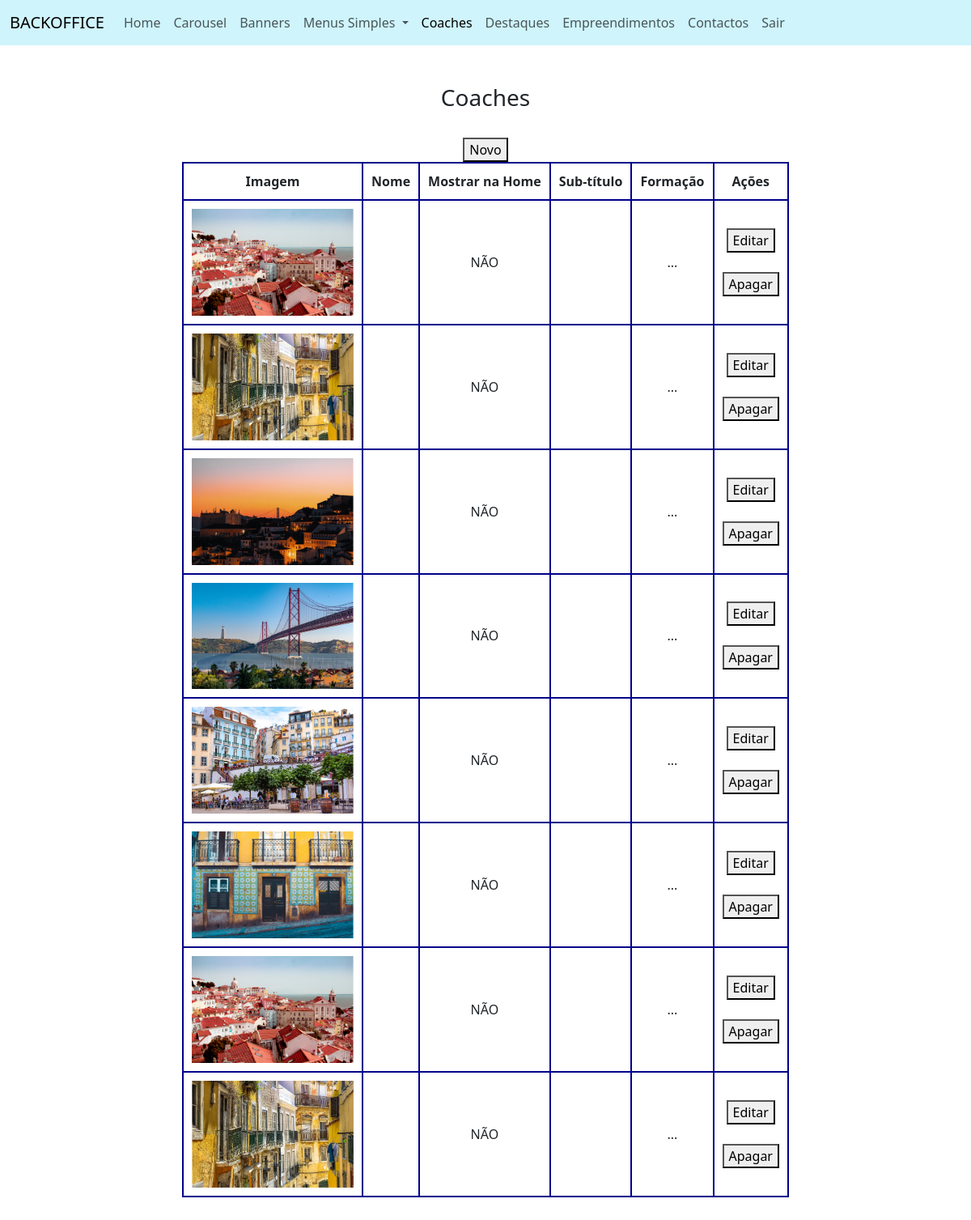
/backoffice/infante_people.php (signed in), run on the app's committed database.
### tables this page shows
CREATE TABLE `infante_people` (
  `id` int(11) NOT NULL,
  `título` varchar(500) NOT NULL,
  `texto` longtext NOT NULL,
  `imagem` varchar(1000) NOT NULL
);

### backoffice/infante_people.php (called while the page is built, shortened)
<?php
$menu_atual = "infante_people";
require("componentes/header.php");
require("views/infante_people_view.php");
require("componentes/footer.php");
?>

### helpers/base_dados_helper.php (called while the page is built, shortened)
<?php
$conexao = new PDO("mysql:host=localhost;dbname=infante_fitness_bd;charset=utf8mb4", "root", "");
function selectSQL($sql){
    global $conexao;
    $pesquisa = $conexao->query($sql);
    $resultado = $pesquisa->fetchALL(PDO::FETCH_ASSOC);
    return $resultado;
}
?>

### helpers/infante_people_helper.php (called while the page is built, shortened)
<?php
function getIPeople(){
    $resultado = selectSQL("SELECT * FROM infante_people");
    return $resultado;
}
?>

### backoffice/views/infante_people_view.php (the view)
<?php
$people = getIPeople();
?>
<main class="conatiner my-5 text-center">
<div class="row m-0">
    <div class="col-12">
        <h3>Coaches</h3>
    </div>
</div>
<div class="row mx-0 mt-4">
    <div class="col-12">
        <a href="infante_people_novo.php"><button>Novo</button></a>
        <table>
            <tr>
                <th>Imagem</th>
                <th>Nome</th>
                <th>Mostrar na Home</th>
                <th>Sub-título</th>
                <th>Formação</th>
                <th>Ações</th>
            </tr>
            <?php foreach($people as $p): ?>
                <tr>
                    <td>
                        <img src="<?= $p["imagem"]; ?>" alt="" width="200">
                    </td>
                    <td><?= $p["nome"]; ?></td>
                    <td>
                        <?php if ($p["mostrar_home"] == 1){
                            $p["mostrar_home"] = "SIM";
                        } else { $p["mostrar_home"] = "NÃO";}
                        ?>
                        <?= $p["mostrar_home"]; ?>
                    </td>
                    <td><?= $p["subtitulo"]; ?></td>
                    <td><?= substr($p["formacao"], 0, 200); ?> ... </td>
                    <td>
                        <a href="infante_people_editar.php?id=<?= $p["id"]; ?>"><button>Editar</button></a>
                        <br><br>
                        <a href="infante_people_apagar.php?id=<?= $p["id"]; ?>"><button>Apagar</button></a>
                    </td>
                </tr>
            <?php endforeach; ?>
        </table>
    </div>
</div>
</main>

### backoffice/componentes/header.php (shortened to what this page needs)
<!DOCTYPE html>
<html lang="pt">
<head>
    <link rel="stylesheet" href="../css/style_backoffice.css">
    <link href="https://cdn.jsdelivr.net/npm/bootstrap@5.3.3/dist/css/bootstrap.min.css" rel="stylesheet">
</head>
<body>
    <header class="container-fluid">
        <div class="row">
            <div class="col-12 p-0">
                <nav class="navbar navbar-expand-lg bg-info-subtle">
                    <div class="container-fluid">
                        <a class="navbar-brand" href="#">BACKOFFICE</a>
                        <div class="collapse navbar-collapse" id="navbarSupportedContent">
                            <ul class="navbar-nav me-auto mb-2 mb-lg-0">
                                <li class="nav-item">
                                    <a class="nav-link <?= ($menu_atual == "home") ? "active" : ""; ?>" aria-current="page" href="home.php">Home</a>
                                </li>
                                <li class="nav-item">
                                    <a class="nav-link <?= ($menu_atual == "carousel") ? "active" : ""; ?>" href="carousel.php">Carousel</a>
                                </li>
                                <li class="nav-item">
                                    <a class="nav-link <?= ($menu_atual == "banners") ? "active" : ""; ?>" href="banners.php">Banners</a>
                                </li>
                                <li class="nav-item dropdown">
                                    <a class="nav-link dropdown-toggle <?= ($menu_atual == "quem_somos" || $menu_atual == "socios" || $menu_atual == "centro_ferias") ? "active" : ""; ?>" href="#" role="button" data-bs-toggle="dropdown" aria-expanded="false">
                                        Menus Simples
                                    </a>
                                </li>
                                <li class="nav-item">
                                    <a class="nav-link <?= ($menu_atual == "infante_people") ? "active" : ""; ?>" href="infante_people.php">Coaches</a>
                                </li>
                                <li class="nav-item">
                                    <a class="nav-link <?= ($menu_atual == "destaques") ? "active" : ""; ?>" href="destaques.php">Destaques</a>
                                </li>
                                <li class="nav-item">
                                    <a class="nav-link <?= ($menu_atual == "empreendimentos") ? "active" : ""; ?>" href="empreendimentos.php">Empreendimentos</a>
                                </li>
                                <li class="nav-item">
                                    <a class="nav-link <?= ($menu_atual == "contactos") ? "active" : ""; ?>" href="contactos.php">Contactos</a>
                                </li>
                                <li class="nav-item">
                                    <a class="nav-link" href="logout.php">Sair</a>
                                </li>
                            </ul>
                        </div>
                    </div>
                </nav>
            </div>
        </div>
    </header>

### backoffice/componentes/footer.php (shortened to what this page needs)
    </body>
</html>

### css/style_backoffice.css (style rules this page uses)
table, th, td { border: 2px solid darkblue !important; border-collapse: collapse !important; padding: 10px; margin: auto !important; }

### data on the page
infante_people: imagem (picture), mostrar_home "NÃO"
infante_people: imagem (picture), mostrar_home "NÃO"
infante_people: imagem (picture), mostrar_home "NÃO"
infante_people: imagem (picture), mostrar_home "NÃO"
infante_people: imagem (picture), mostrar_home "NÃO"
infante_people: imagem (picture), mostrar_home "NÃO"
infante_people: imagem (picture), mostrar_home "NÃO"
infante_people: imagem (picture), mostrar_home "NÃO"
